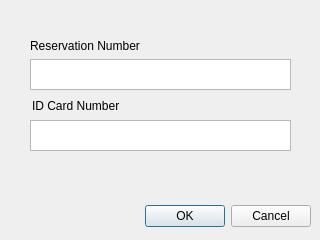
<?xml version="1.0" encoding="UTF-8"?>
<ui version="4.0">
 <class>frmCheckIn1</class>
 <widget class="QWidget" name="frmCheckIn1">
  <property name="geometry">
   <rect>
    <x>0</x>
    <y>0</y>
    <width>320</width>
    <height>240</height>
   </rect>
  </property>
  <property name="windowTitle">
   <string>Dialog</string>
  </property>
  <widget class="QDialogButtonBox" name="buttonBox">
   <property name="geometry">
    <rect>
     <x>130</x>
     <y>200</y>
     <width>181</width>
     <height>32</height>
    </rect>
   </property>
   <property name="orientation">
    <enum>Qt::Horizontal</enum>
   </property>
   <property name="standardButtons">
    <set>QDialogButtonBox::Cancel|QDialogButtonBox::Ok</set>
   </property>
  </widget>
  <widget class="QTextEdit" name="textEdit">
   <property name="geometry">
    <rect>
     <x>30</x>
     <y>59</y>
     <width>261</width>
     <height>31</height>
    </rect>
   </property>
  </widget>
  <widget class="QLabel" name="label">
   <property name="geometry">
    <rect>
     <x>30</x>
     <y>38</y>
     <width>111</width>
     <height>16</height>
    </rect>
   </property>
   <property name="text">
    <string>Reservation Number</string>
   </property>
  </widget>
  <widget class="QTextEdit" name="textEdit_2">
   <property name="geometry">
    <rect>
     <x>30</x>
     <y>120</y>
     <width>261</width>
     <height>31</height>
    </rect>
   </property>
  </widget>
  <widget class="QLabel" name="label_2">
   <property name="geometry">
    <rect>
     <x>32</x>
     <y>98</y>
     <width>91</width>
     <height>16</height>
    </rect>
   </property>
   <property name="text">
    <string>ID Card Number</string>
   </property>
  </widget>
 </widget>
 <resources/>
 <connections>
  <connection>
   <sender>buttonBox</sender>
   <signal>accepted()</signal>
   <receiver>Dialog</receiver>
   <slot>accept()</slot>
   <hints>
    <hint type="sourcelabel">
     <x>248</x>
     <y>254</y>
    </hint>
    <hint type="destinationlabel">
     <x>157</x>
     <y>274</y>
    </hint>
   </hints>
  </connection>
  <connection>
   <sender>buttonBox</sender>
   <signal>rejected()</signal>
   <receiver>Dialog</receiver>
   <slot>reject()</slot>
   <hints>
    <hint type="sourcelabel">
     <x>316</x>
     <y>260</y>
    </hint>
    <hint type="destinationlabel">
     <x>286</x>
     <y>274</y>
    </hint>
   </hints>
  </connection>
 </connections>
</ui>
